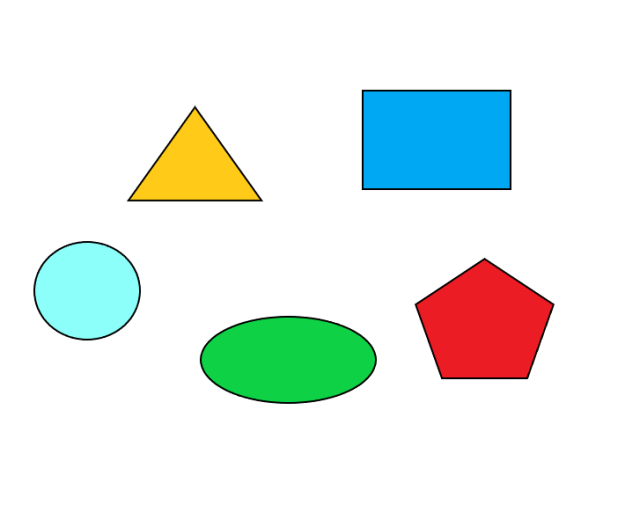
#> input picture Resources/Images/shapes.png, 625 x 527 px, found by its file name
$ python shape_detection.py
#> lines starting #> are read from the running program, lines starting #| are printed output that depends on the picture; after the words box and inside, x2 and y2 are one past the last pixel; in counts of white or black regions, pixels touching at a corner belong together
import numpy as np
import cv2

img = cv2.imread('shapes.png')
#> img is the input picture: shape (527, 625, 3); mean B, G, R 233.7, 238.4, 229.6
imgray = cv2.cvtColor(img, cv2.COLOR_BGR2GRAY)
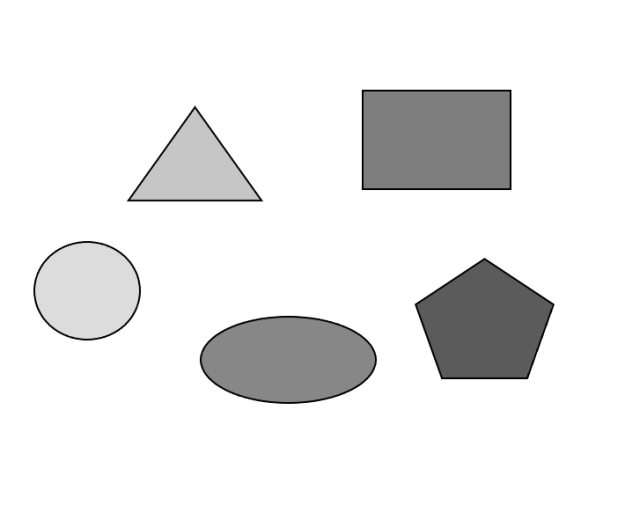
#> imgray: shape (527, 625); min 0, max 255, mean 235.2
_, thrash = cv2.threshold(imgray, 240, 255, cv2.THRESH_BINARY)
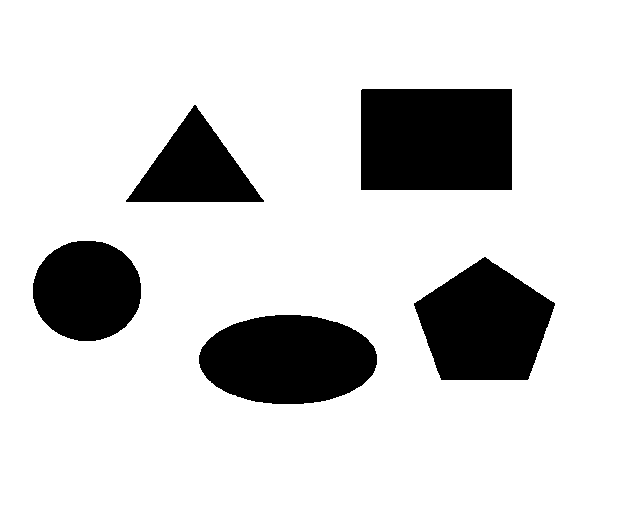
#> thrash: shape (527, 625); 83.3% white; 5 black regions
contours, _ = cv2.findContours(thrash, cv2.RETR_TREE, cv2.CHAIN_APPROX_NONE)
#> contours = 6 contours; box (x1, y1, x2, y2) and area: (0, 0, 625, 527) 328224, (360, 88, 513, 191) 15500, (198, 314, 378, 405) 12709, (413, 256, 556, 381) 12224, (32, 240, 142, 342) 8734, (125, 104, 265, 203) 6951

for contour in contours:
    approx = cv2.approxPolyDP(contour, 0.01 * cv2.arcLength(contour, True), True)
    cv2.drawContours(img, [approx], 0, (0, 0, 255), 3)
    x = approx.ravel()[0] - 50
    y = approx.ravel()[1]
    if len(approx) == 3:
        cv2.putText(img, "Triangle", (x, y), cv2.FONT_HERSHEY_COMPLEX, 0.5, (0, 0, 0))
    elif len(approx) == 4:
        x,y,w,h = cv2.boundingRect(approx)
        aspectratio = float(w)/h
        if aspectratio >=0.95 and aspectratio<=1.05:
            cv2.putText(img, "square", (x, y), cv2.FONT_HERSHEY_COMPLEX, 0.5, (0, 0, 0))
        else:
            cv2.putText(img, "rectangle", (x, y), cv2.FONT_HERSHEY_COMPLEX, 0.5, (0, 0, 0))
    elif len(approx) == 5:
        cv2.putText(img, "pentagon", (x, y), cv2.FONT_HERSHEY_COMPLEX, 0.5, (0, 0, 0))
    elif len(approx) == 10:
        cv2.putText(img, "star", (x, y), cv2.FONT_HERSHEY_COMPLEX, 0.5, (0, 0, 0))
    else:
        cv2.putText(img, "circle", (x, y), cv2.FONT_HERSHEY_COMPLEX, 0.5, (0, 0, 0))
#> this loop made 6 passes
#> (approx, w, h, aspectratio) on passes 1, 6: ([[0, 0], [0, 526], [624, 526], [624, 0]], 625, 527, 1.19), ([[360, 90], [511, 88], [512, 189], [361, 190]], 153, 103, 1.49)
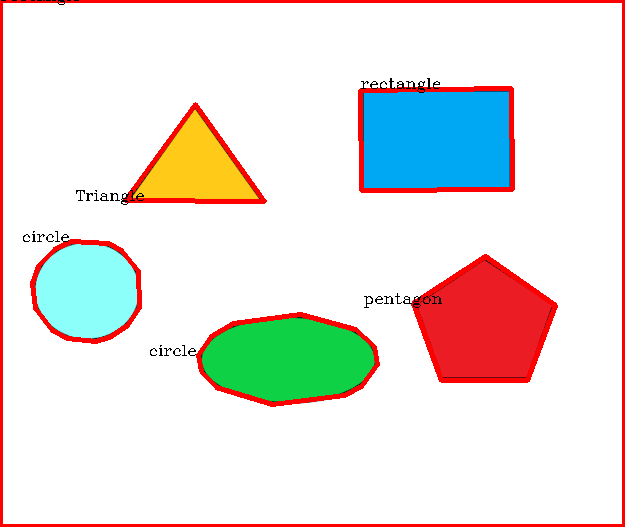
#> img: shape (527, 625, 3); 5.42% of pixels changed, all inside (x1, y1, x2, y2) = (0, 0, 625, 527)

cv2.imshow("shapes", img)
cv2.waitKey(0)
cv2.destroyAllWindows()

$ run again, with Resources/Images/chessboard.png copied over Resources/Images/shapes.png
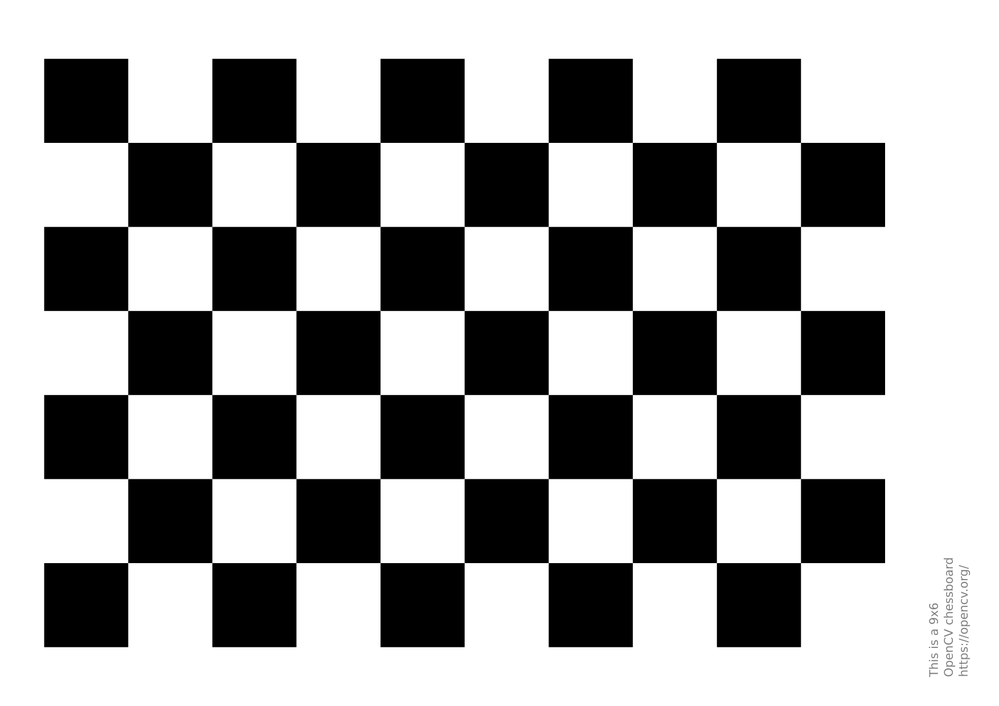
#> input picture Resources/Images/chessboard.png, 999 x 706 px, shrunk from 1754 x 1240 before the run, found by its file name
#> img is the input picture: shape (706, 999, 3); min 0, max 255, mean 165.4
#> `_, thrash = cv2.threshold(imgray, 240, 255, cv2.THRESH_BINARY)`:
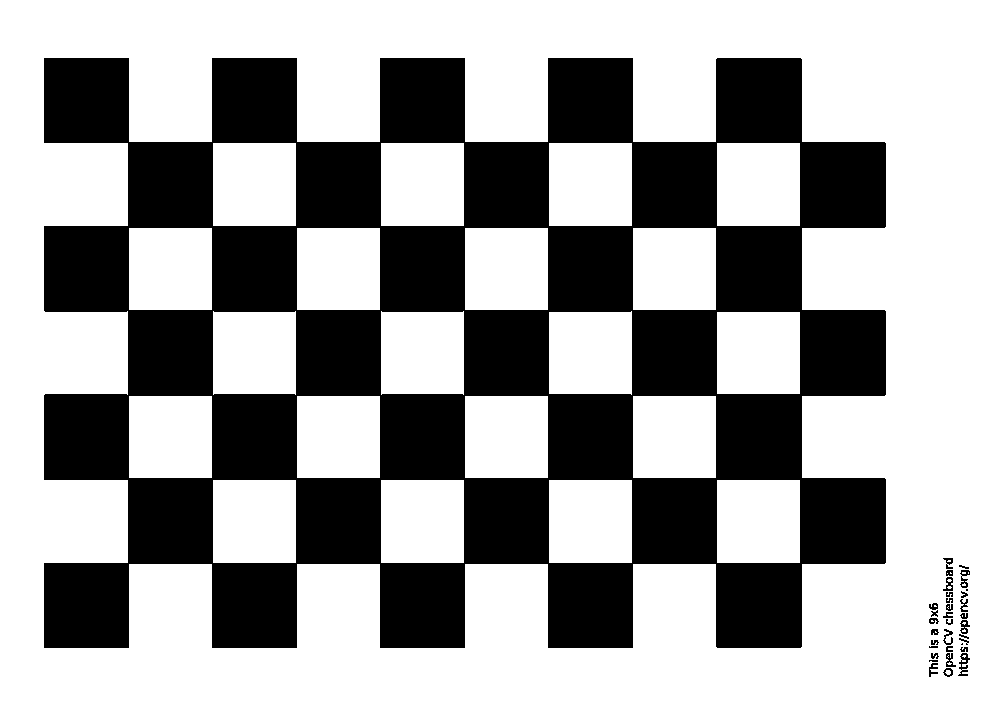
#> thrash: shape (706, 999); 63.6% white; 34 black regions (4 under 20 px)
#> contours = 78 contours, 22 with area under 20; largest, box (x1, y1, x2, y2) and area: (0, 0, 999, 706) 703590, (43, 57, 887, 649) 394774, (717, 480, 800, 563) 6724, (549, 480, 632, 563) 6724, (381, 480, 464, 563) 6724
#> the loop `for contour in contours:` made 78 passes
#> (approx, w, h, aspectratio) on passes 1, 11, 29, 35, 37, 50: ([[0, 0], [0, 705], [998, 705], [998, 0]], 999, 706, 1.42), ([[948, 655], [947, 656], [948, 657], [947, 656]], 2, 3, 0.667), ([[931, 620], [931, 621], [933, 621], [932, 620]], 3, 2, 1.5), ([[948, 606], [947, 607], [948, 608], [947, 607]], 2, 3, 0.667), ([[934, 605], [934, 606], [936, 606], [935, 605]], 3, 2, 1.5), ([[962, 572], [962, 573], [965, 573], [965, 572]], 4, 2, 2)
#> after the loop `for contour in contours:`:
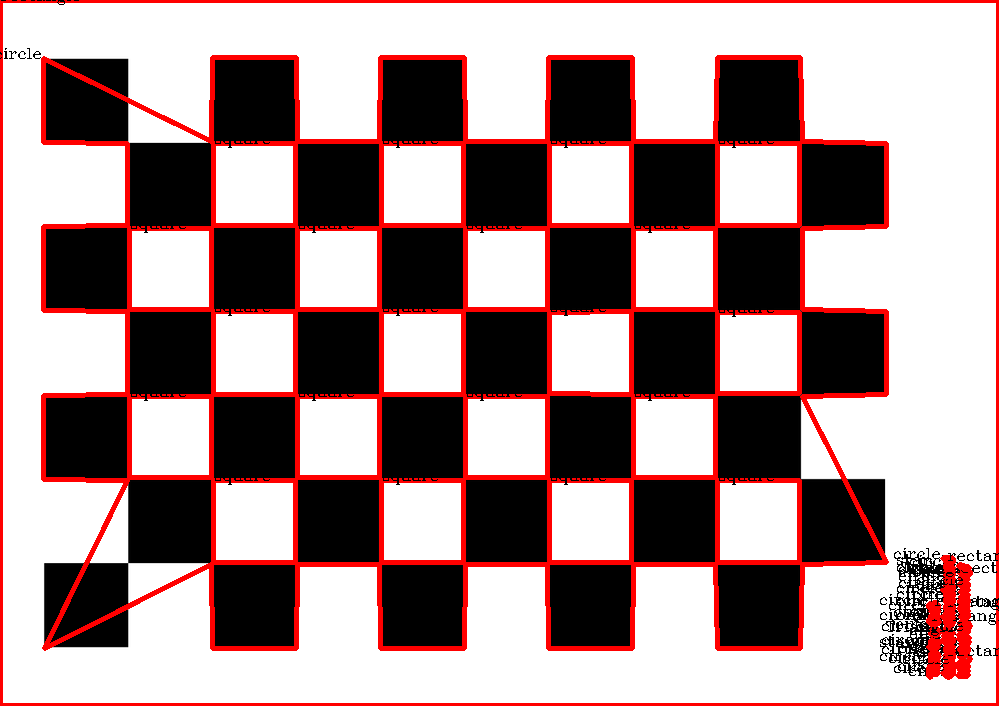
#> img: shape (706, 999, 3); 10.6% of pixels changed, all inside (x1, y1, x2, y2) = (0, 0, 999, 706)

$ run again, with Resources/Images/pic1.png copied over Resources/Images/shapes.png
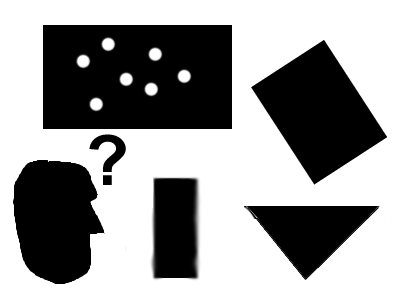
#> input picture Resources/Images/pic1.png, 400 x 300 px, found by its file name
#> img is the input picture: shape (300, 400, 3); mean B, G, R 154.1, 154.1, 154.1
#> `_, thrash = cv2.threshold(imgray, 240, 255, cv2.THRESH_BINARY)`:
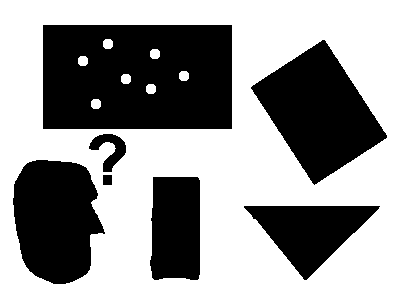
#> thrash: shape (300, 400); 59.4% white; 7 black regions
#> contours = 15 contours; largest, box (x1, y1, x2, y2) and area: (0, 0, 400, 300) 119301, (42, 24, 233, 130) 19948, (250, 39, 388, 186) 10452, (12, 159, 106, 285) 8886, (243, 205, 381, 281) 5268
#> the loop `for contour in contours:` made 15 passes
#> (approx, w, h, aspectratio) on passes 1, 7, 8: ([[0, 0], [0, 299], [399, 299], [399, 0]], 400, 300, 1.33), ([[324, 39], [387, 137], [314, 185], [250, 87]], 138, 147, 0.939), ([[42, 25], [231, 24], [232, 128], [43, 129]], 191, 106, 1.8)
#> after the loop `for contour in contours:`:
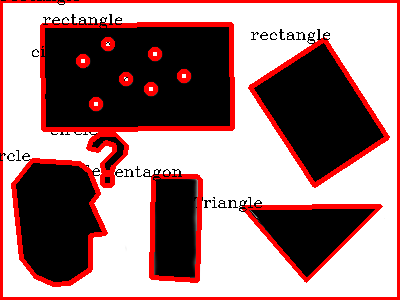
#> img: shape (300, 400, 3); 13.8% of pixels changed, all inside (x1, y1, x2, y2) = (0, 0, 400, 300)
